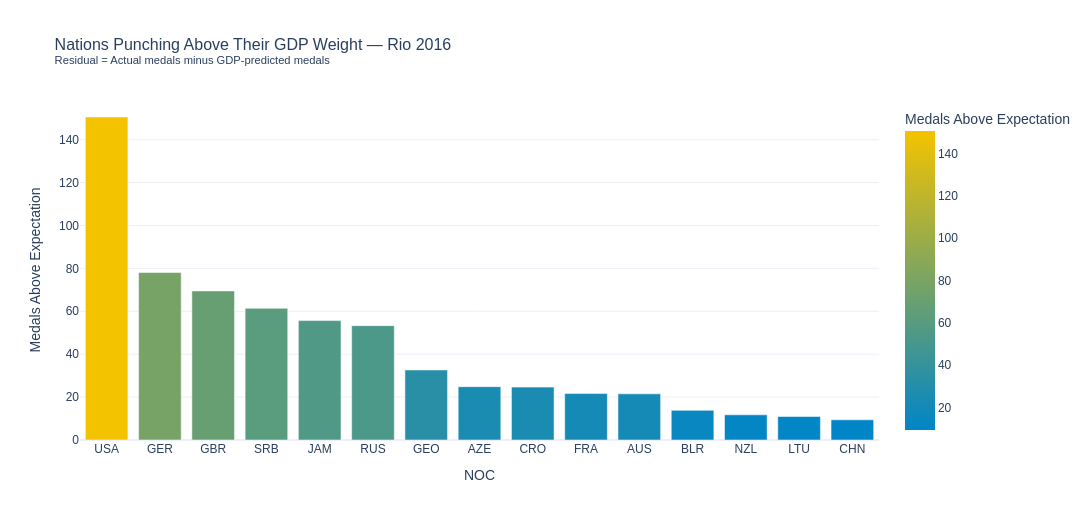

The code cell stored with this chart in its notebook:
### Markdown cell above
## 6. Underdog Tracker — Nations Punching Above GDP Weight

### Code cell
# Fit OLS to get residuals — positive residual = overperforming vs GDP expectation
from numpy.polynomial import polynomial as P

x = gdp_medal['GDP_log'].values
y = gdp_medal['Medals_2016'].values

coeffs = np.polyfit(x, y, 1)
gdp_medal['Predicted'] = np.polyval(coeffs, x)
gdp_medal['Residual']  = gdp_medal['Medals_2016'] - gdp_medal['Predicted']
gdp_medal['Performance'] = gdp_medal['Residual'].apply(
    lambda r: 'Over-performer' if r > 2 else ('Under-performer' if r < -5 else 'On-track')
)

underdogs = gdp_medal.sort_values('Residual', ascending=False).head(15)
print('Top over-performing nations (punching above GDP weight — Rio 2016):')
display(underdogs[['NOC','GDP_USD_B','Medals_2016','Predicted','Residual']].round(1))

fig = px.bar(
    underdogs,
    x='NOC', y='Residual',
    color='Residual',
    color_continuous_scale=[[0, OLY['blue']], [1, OLY['yellow']]],
    title='Nations Punching Above Their GDP Weight — Rio 2016<br><sup>Residual = Actual medals minus GDP-predicted medals</sup>',
    labels={'Residual': 'Medals Above Expectation'},
    template='plotly_white', width=1100, height=520
)
fig.update_layout(font_family='Arial', title_font_size=16)
fig.write_html(OUT_FIGS / 'noc_bar_underdogTracker.html')
fig.show()
logger.info('Saved underdog tracker chart.')

### Figure 1 — Plotly figure (JSON) as saved in the notebook; plotly's stock layout.template omitted (floating-point values rounded to 4 significant figures)
{"data": [{"hovertemplate": "NOC=%{x}<br>Medals Above Expectation=%{marker.color}<extra></extra>", "legendgroup": "", "marker": {"color": [150.6, 78.07, 69.49, 61.39, 55.65, 53.29, 32.65, 24.86, 24.66, 21.67, 21.51, 13.83, 11.74, 10.95, 9.398], "coloraxis": "coloraxis", "pattern": {"shape": ""}}, "name": "", "orientation": "v", "showlegend": false, "textposition": "auto", "type": "bar", "x": ["USA", "GER", "GBR", "SRB", "JAM", "RUS", "GEO", "AZE", "CRO", "FRA", "AUS", "BLR", "NZL", "LTU", "CHN"], "xaxis": "x", "y": [150.6, 78.07, 69.49, 61.39, 55.65, 53.29, 32.65, 24.86, 24.66, 21.67, 21.51, 13.83, 11.74, 10.95, 9.398], "yaxis": "y"}], "layout": {"barmode": "relative", "coloraxis": {"colorbar": {"title": {"text": "Medals Above Expectation"}}, "colorscale": [[0, "#0085C7"], [1, "#F4C300"]]}, "font": {"family": "Arial"}, "height": 520, "legend": {"tracegroupgap": 0}, "title": {"font": {"size": 16}, "text": "Nations Punching Above Their GDP Weight — Rio 2016<br><sup>Residual = Actual medals minus GDP-predicted medals</sup>"}, "width": 1100, "xaxis": {"anchor": "y", "domain": [0.0, 1.0], "title": {"text": "NOC"}}, "yaxis": {"anchor": "x", "domain": [0.0, 1.0], "title": {"text": "Medals Above Expectation"}}}}
